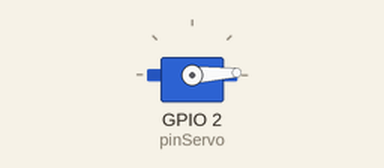
Recording of a sketch running on a simulated ESP32. Parts: servo.

Above: at 0.05 s.
At 1.3 s:
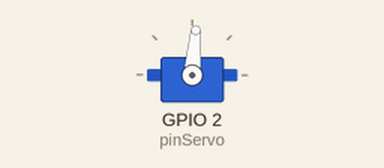
At 2.6 s:
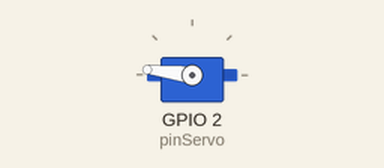
At 5.2 s:
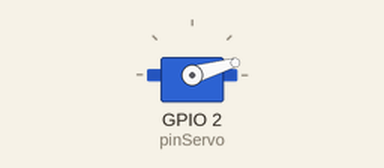
Timing chart, 0 to 7.1 s (numbered marks = the images above):
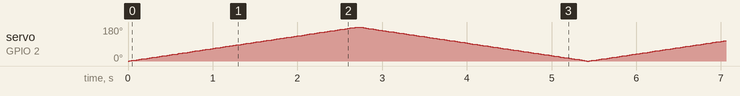

The sketch:

BasicServoControl.ino
```cpp
// Script to control Servos
// by Victor Alonso (vicadel@alumni.uv.es)
// Valencia (Spain)
// July 2024
// Part of TFG 3D Prosthetic Hand & Forearm - InMoov Project

/* * This program is free software; you can redistribute it and/or modify
 * it under the terms of the GNU General Public License as published by
 * the Free Software Foundation; either version 3 of the License, or
 * (at your option) any later version.
 *
 * This program is distributed in the hope that it will be useful,
 * but WITHOUT ANY WARRANTY; without even the implied warranty of
 * MERCHANTABILITY or FITNESS FOR A PARTICULAR PURPOSE.  See the
 * GNU General Public License for more details.
 *
 * You should have received a copy of the GNU General Public License
 * along with this program.  If not, see <http://www.gnu.org/licenses/>.
 * */

// Includes the ESP32Servo library which allows control of servomotors with an ESP32
#include <ESP32Servo.h>

// Instantiate our servo
Servo servo;   // Creates a Servo object named 'servo'

// Define the pin to which the servo is connected
int pinServo = 2;

void setup() {
  // Initialize the servo position and specify the pin to which it is connected
  servo.attach(pinServo, 500, 2500);
}

// Initialize the servo position variable in degrees
int pos = 0;

void loop() {
  // Loop to position the servo from 0 to 180 degrees
  for (pos = 0; pos <= 180; pos += 1) {
    // Move the servo to the 'pos' position in degrees
    servo.write(pos);
    // Wait 15 milliseconds before the next iteration
    delay(15);
  }

  // Loop to position the servo from 180 to 0 degrees
  for (pos = 180; pos >= 0; pos -= 1) {
    // Move the servo to the 'pos' position in degrees
    servo.write(pos);
    // Wait 15 milliseconds before the next iteration
    delay(15);
  }
}
```
